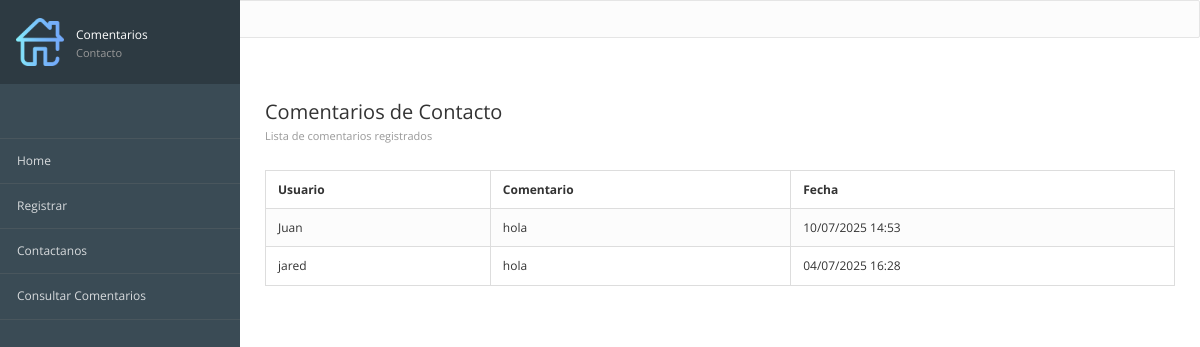
The page /consultar9/ on the database its author committed.
### registros/models.py (models this page shows, shortened)
class ComentarioContacto(models.Model):
    id = models.AutoField(primary_key=True, verbose_name="Clave")
    usuario = models.TextField(verbose_name="Usuario")
    mensaje = models.TextField(verbose_name="Comentario")
    created = models.DateTimeField(auto_now_add=True, verbose_name="Registrado")
    class Meta:
        verbose_name = "Comentario Contacto"
        verbose_name_plural = "Comentarios Contactos"
        ordering = ["-created"]
    from django.db import models

### registros/views.py (the view)
# urls.py: path('consultar9/', views_registros.consultar9, name="Consultas9"),
def consultar9(request):
    comentarios = ComentarioContacto.objects.filter(mensaje__contains="hola")
    return render(request, "registros/consultas.html", {'comentarios': comentarios})

### registros/templates/registros/consultas.html (shortened to what this page needs)
{% extends "inicio/encabezado.html" %}
{% block imagen %}
    {% load static %}
    {% static 'inicio/images/home.png' %}
{% endblock %}
{% block titulo_principal %}
    Comentarios <span>Contacto</span>
{% endblock %}
{% block contenido %}
<div class="page-header">
    <div class="page-title">
        <h3>Comentarios de Contacto
        <small>Lista de comentarios registrados</small></h3>
    </div>
</div>
<table class="table table-bordered table-striped">
    <thead>
        <tr>
            <th>Usuario</th>
            <th>Comentario</th>
            <th>Fecha</th>
        </tr>
    </thead>
    <tbody>
        {% for comentario in comentarios %}
        <tr>
            <td>{{ comentario.usuario }}</td>
            <td>{{ comentario.mensaje }}</td>
            <td>{{ comentario.created|date:"d/m/Y H:i" }}</td>
        </tr>
        {% empty %}
        <tr>
            <td colspan="3">No hay comentarios registrados.</td>
        </tr>
        {% endfor %}
    </tbody>
</table>
{% endblock %}

### inicio/static/inicio/css/londinium-theme.css (style rules this page uses)
.panel-toolbar:after, .page-header:after, .header-bar-stats .page-stats li:after, .panel-heading:after { content: ""; display: table; clear: both; }
html { height: 100%; }
body { font-family: 'Open Sans', sans-serif; font-size: 12px; position: relative; min-height: 100%; }
h1, h2, h3, h4, h5, h6, .h1, .h2, .h3, .h4, .h5, .h6 { font-weight: 600; line-height: 1.42857143; margin-top: 0; }
h3, .h3 { font-size: 20px; }
.page-header { padding: 0; margin: 0; position: relative; border: 0; }
.page-header small { display: block; font-size: 11px; color: #999; margin: 8px 0 0 0; }
.page-title { float: left; }
.page-title h3 { padding: 29px 0; margin: 0; font-weight: 400; line-height: 20px; }
.table { margin-bottom: 0; }
.table > thead > tr > th { border-bottom-width: 1px; outline: 0; }
.table > thead > tr > th, .table > tbody > tr > th, .table > tfoot > tr > th, .table > thead > tr > td, .table > tbody > tr > td, .table > tfoot > tr > td { vertical-align: middle; padding: 10px 12px; }
.table-striped > tbody > tr:nth-child(odd) > td, .table-striped > tbody > tr:nth-child(odd) > th, .table-hover > tbody > tr:hover > td, .table-hover > tbody > tr:hover > th { background-color: #fcfcfc; }

### rows shown on the page
ComentarioContacto: usuario "Juan", mensaje "hola", created "10/07/2025 14:53"
ComentarioContacto: usuario "jared", mensaje "hola", created "04/07/2025 16:28"
